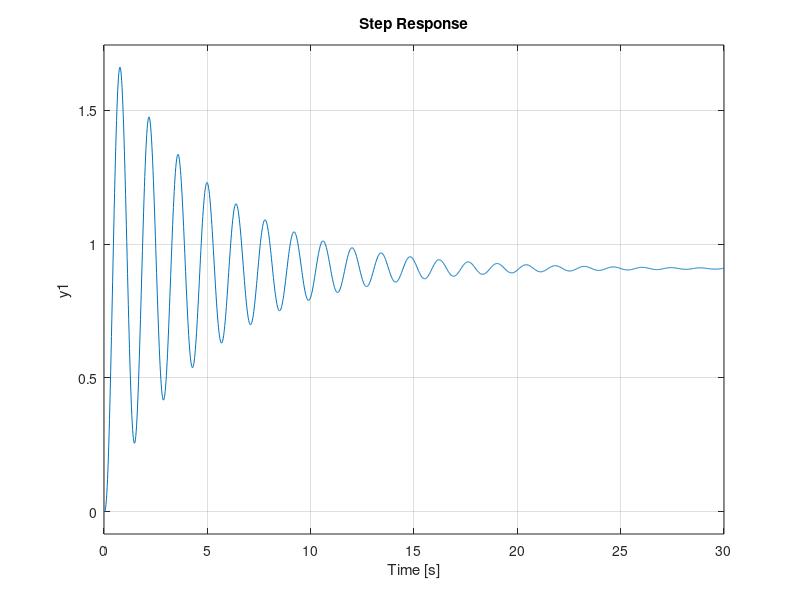

Reproduce this figure in MATLAB. (Note: this script raises an error after producing the figure.)
clc;
close all;
clear all;

%%---TF OF AVR---%%

num = [250 5000];
den = [1 33.5 307.5 775 5500];

G = tf([num],[den]);

step(G)
stepinfo(G)

hold on

%%

%%---TF OF PID as Feedback---%%

kp = 0.0001
ki = 3
kd = 1

num1 = [kd kp ki];
denum1 = [1 0];

temp1 = tf([num1],[denum1]);

ans1 = feedback(G,temp1);

step(ans1)
stepinfo(ans1)

hold on

%%

%%---TF OF Rate Feedback Stabilizer---%%

num2 = 250 * [1 45 500];
denum2 = [1 58.5 13645 270962.5 274875 137500];

ans2 = tf([num2],[denum2]);

step(ans2)
stepinfo(ans2)

%%

%%---TF OF Transient Filter---%%


R = 30
C = 9e-03
L = 0.3

numc = [R*C*L R*C 0];
denumc = [L*C R*C 1];

f_back = tf([numc],[denumc]);

ans = feedback(G,f_back);

step(ans)
stepinfo(ans)

axis([0 12 -0.4 2])

